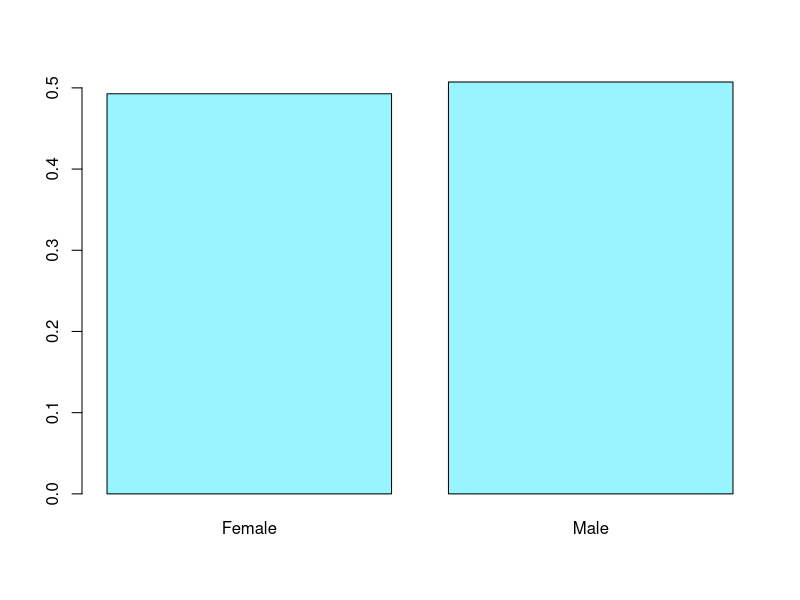
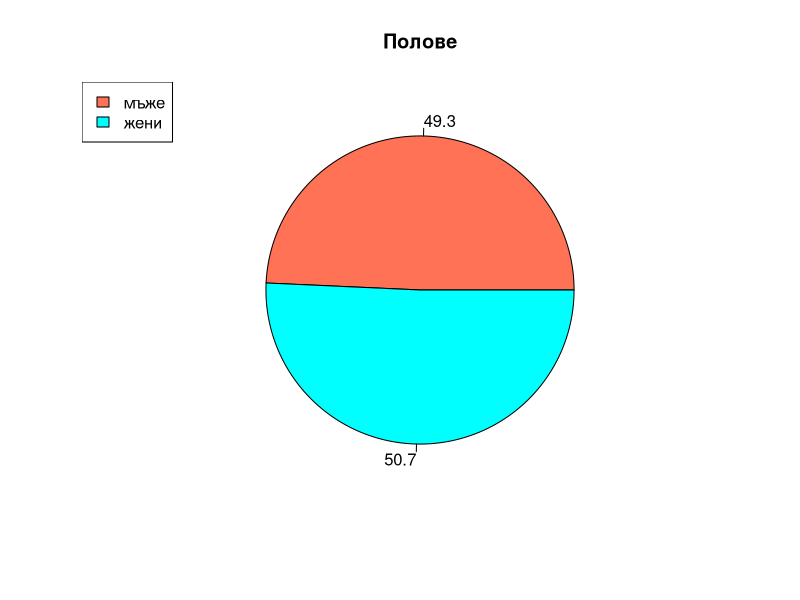
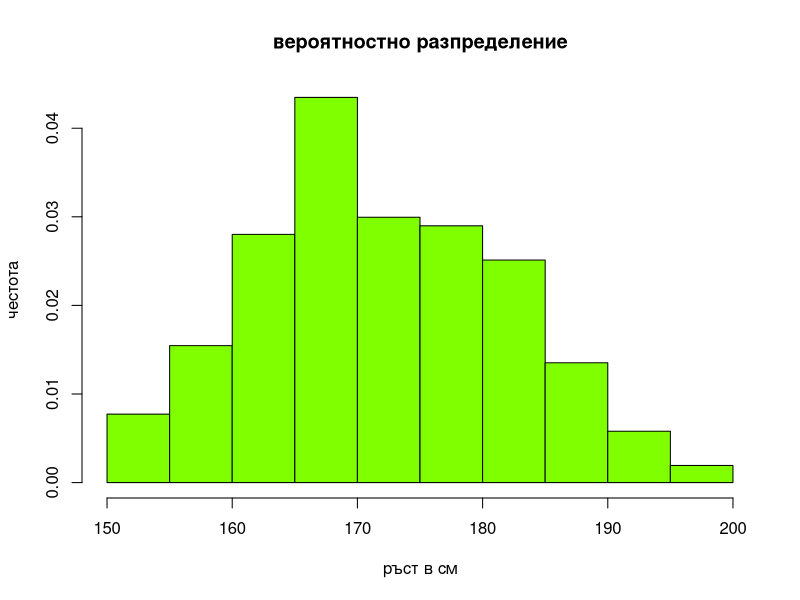
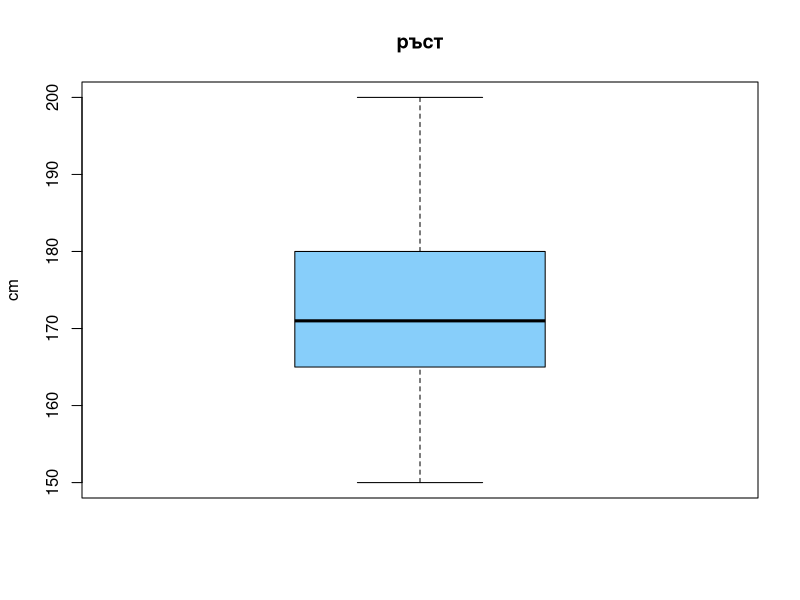
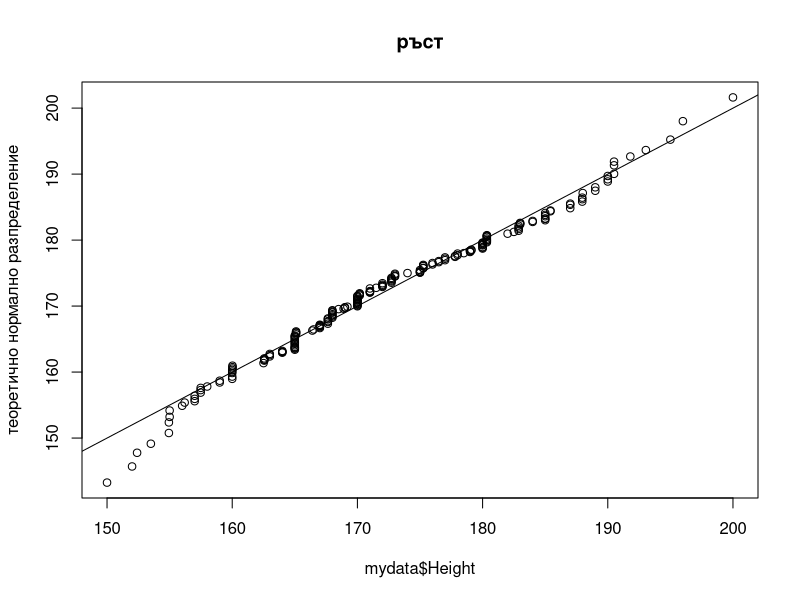
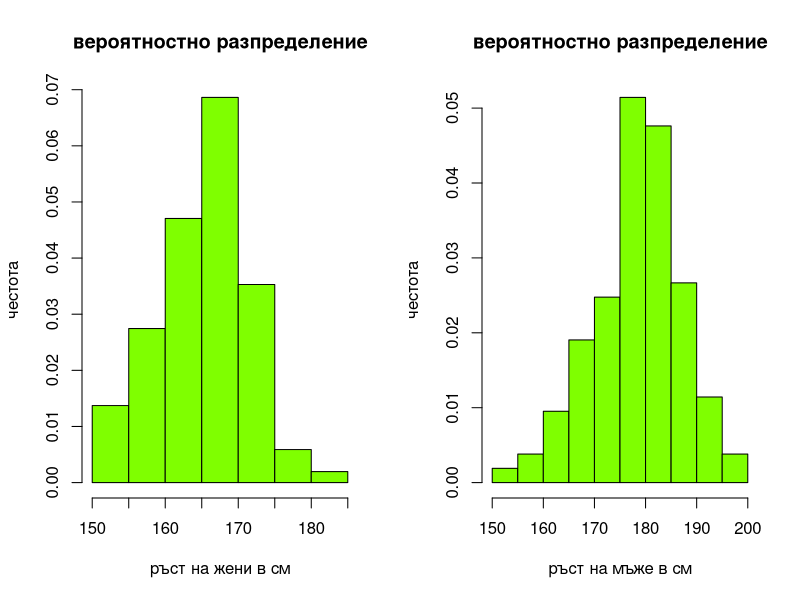
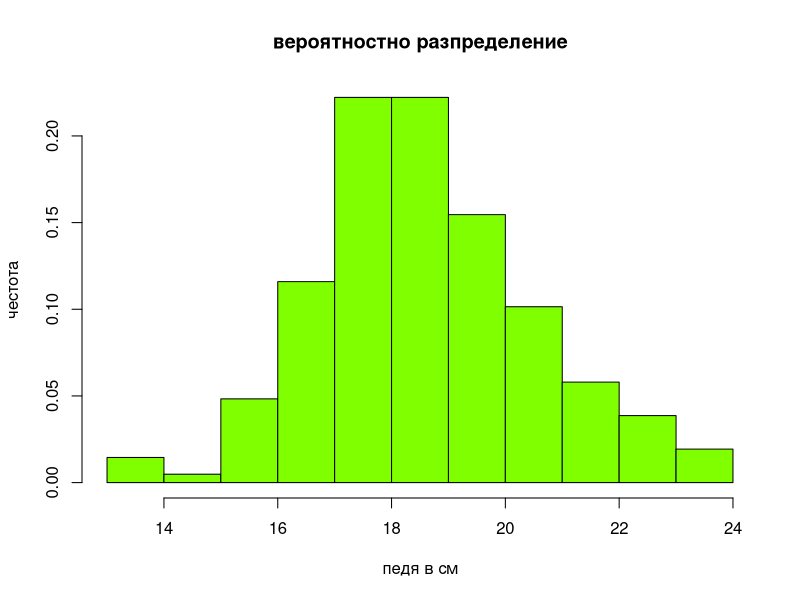
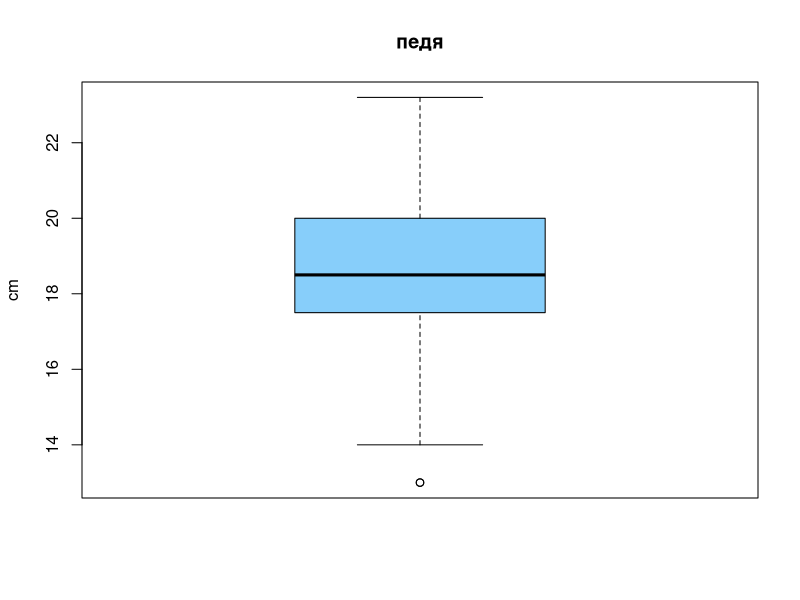

Source code (R) for these figures, in order: (Note: this script raises an error after producing the figures.)
# TODO 
# 
# 


# all columns in dataframe survey
# Sex, Wr.Hnd, NW.Hnd, W.Hnd, Fold, Pulse, Clap, Exer, Smoke, Height, M.I, Age

# wanted columns
# Sex(cat), Wr.Hnd(num cont), Pulse(num cont), Exer(cat), Smoke(cat), Height(num cont), Age(num cont)
 

# from the package MASS we are using the dataset survey
install.packages("MASS")

library("MASS") # or require("MASS")

# getting the wanted columns and removing NA values
columns_to_keep <- c("Sex", "Wr.Hnd", "Height")
mydata <- survey[columns_to_keep]

mydata <- subset(mydata, !is.na(mydata$Sex) & 
                                        !is.na(mydata$Wr.Hnd) & 
                                        !is.na(mydata$Height))

# rename column
colnames(mydata)[2] <- "Handspan"

# to write to csv file
write.csv(mydata, 'D:\\survey_data.csv', row.names = FALSE)

# exercise, age, pulse
survey_observations <- dim(survey)[1]
survey_observations_ <- dim(mydata)[1]


# 0. Анализ на една променлива
    # Sex (категорийна)
        # summary
        summary(mydata$Sex)

        # barplot
        table_sex <- table(mydata$Sex)
        barplot(height = prop.table(table(mydata$Sex)), col = "cadetblue1")

        # piechart
        percents <- round(100*table_sex / sum(table_sex), 1)
        colors <- c("coral1", "cyan1")

        pie(x = table_sex, main = "Полове", labels = percents, col = colors)
        legend(x = "topleft", legend = c("мъже", "жени"), cex = 1, fill = colors)

        # резултатите показват, че разпределението е поравно между момичетата и момчетата

    # Height (числова непрекъсната)
        # summary
        summary(mydata$Height)

        # hist
        hist(mydata$Height, main = "вероятностно разпределение", 
            xlab = "ръст в см", ylab = "честота",
            col = "chartreuse1", prob = TRUE)

        # boxplot
        boxplot(mydata$Height, main = "ръст", ylab = "cm", col = "lightskyblue")

        # qqplot
        set.seed(9504)
        height_normal_distrib <- rnorm(n = 1000, mean = mean(mydata$Height), sd = sd(mydata$Height))
        qqplot(mydata$Height, height_normal_distrib, main = "ръст", ylab = "теоретично нормално разпределение")
        abline(a = 0, b = 1)

        # tests
        alpha <- 0.05

        # for normal distribution
        shapiro.test(mydata$Height) # 0.08102

        fem_heights <- mydata$Height[which(mydata$Sex == 'Female')]
        male_heights <- mydata$Height[which(mydata$Sex == 'Male')]

        shapiro.test(fem_heights)  # 0.1313

        shapiro.test(male_heights) # 0.7162

        t.test(fem_heights, male_heights)

        par(mfrow = c(1, 2))
        hist(fem_heights, main = "вероятностно разпределение", xlab = "ръст на жени в см", ylab = "честота",
            col = "chartreuse1", prob = TRUE)

        hist(male_heights, main = "вероятностно разпределение", xlab = "ръст на мъже в см", ylab = "честота",
            col = "chartreuse1", prob = TRUE)
        par(mfrow = c(1, 1))

        # имаме нормално разпределение
        # локация
        mean(mydata$Height)
        # дисперсия
        sd(mydata$Height)


    # Handspan (числова непрекъсната)
        # summary
        summary(mydata$Handspan)

        # histogram
        hist(mydata$Handspan, main = "вероятностно разпределение", xlab = "педя в см", ylab = "честота",
            col = "chartreuse1", prob = TRUE)

        # boxplot
        boxplot(mydata$Handspan, main = "педя", ylab = "cm", col = "lightskyblue")

        # qqplot
        set.seed(9504)
        handspan_normal_distrib <- rnorm(n = 500, mean = mean(mydata$Handspan), sd = sd(mydata$Handspan))
        qqplot(mydata$Handspan, handspan_normal_distrib, main = "педя", ylab = "теоретичното нормално разпределение")
        abline(a = 0, b = 1)

        # tests
        alpha <- 0.05

        # for normal distribution
        shapiro.test(mydata$Handspan) # 0.003831

        fem_handspan <- mydata$Handspan[which(mydata$Sex == 'Female')]
        male_handspan <- mydata$Handspan[which(mydata$Sex == 'Male')]

        shapiro.test(fem_handspan) # 0.002367

        shapiro.test(male_handspan) # 0.06273

        t.test(fem_handspan, male_handspan)

        hist(fem_handspan, main = "вероятностно разпределение", 
            xlab = "педя на жени в см", ylab = "честота",
            col = "chartreuse1", prob = TRUE)

        hist(male_handspan, main = "вероятностно разпределение", 
            xlab = "педя на мъже в см", ylab = "честота",
            col = "chartreuse1", prob = TRUE)

        # нямаме нормално разпределение
        median(mydata$Handspan)
        # дисперсия
        mad(mydata$Handspan)

# 2. Категорийни (обясняващи) VS числови (зависими)
        
    boxplot(mydata$Height ~ mydata$Sex)
    boxplot(mydata$Handspan ~ mydata$Sex)

# 4. Числови (обясняващи) VS числови (зависими)

    # correlation
        # pearson -> in normal distribution
        # spearman
        # kendall

    plot(mydata$Handspan, mydata$Height)

    rho <- round(cor(mydata$Height, mydata$Handspan, method = "pearson"), 3)

    plot(fem_handspan, fem_heights)
    plot(male_handspan, male_heights)

    rho_females <- round(cor(fem_handspan, fem_heights, method = "spearman"), digits = 3)
    rho_males <- round(cor(male_handspan, male_heights, method = "pearson"), digits = 3)

    abs(rho) # 0.602
    abs(rho_females) # 0.341
    abs(rho_males) # 0.385


##################

# 1. Категорийни (обясняващи) VS категорийни (зависими)
barplot(prop.table(x = table(mydata$Exer, mydata$Sex), margin = 2), legend.text = T)

barplot(prop.table(x = table(survey$Exer, survey$Sex), margin = 2), legend.text = T)
barplot(prop.table(x = table(survey$Sex, survey$Exer), margin = 2), legend.text = T)


# old ideas #######################
# have to remove na
sexes <- survey$Sex
heights <- survey$Height
handWidth <- survey$Wr.Hnd

hist(heights)
mean(heights, na.rm = T)
sd(heights, na.rm = T)

hist(handWidth)
mean(handWidth, na.rm = T)
sd(handWidth, na.rm = T)

students <- data.frame(sexes, heights, handWidth)

t1 <- boxplot(students$heights ~ students$sexes)
t2 <- boxplot(students$handWidth ~ students$sexes)






